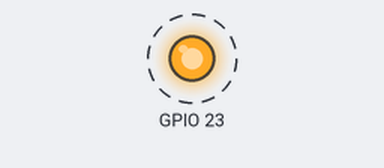
A program run on a simulated Raspberry Pi (BCM pin numbers). Shown: output pins drawn as LEDs (lit = HIGH). Dashed ring = blinking. At 4.0 s the program stops and its outputs stay as they are.

Above: at 0.5 s.
Timing chart, 0 to 4.6 s (numbered marks = the images above):
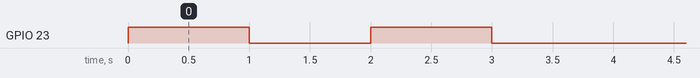

Measured:
- by itself, GPIO 23: alternates HIGH for 1.0 s and LOW for 1.0 s, 4 changes in all, then stays LOW

The program:

cleanUp_led.py
```python
#! /usr/bin/python3

import RPi.GPIO as GPIO
from time import sleep

GPIO.setmode(GPIO.BCM)
GPIO.setwarnings(False)

GPIO.setup(23,GPIO.OUT)

GPIO.output(23,GPIO.LOW)
GPIO.output(23,GPIO.HIGH)
sleep(1)
GPIO.output(23,GPIO.LOW)
sleep(1)
GPIO.output(23,GPIO.HIGH)
sleep(1)
GPIO.output(23,GPIO.LOW)
sleep(1)
```
